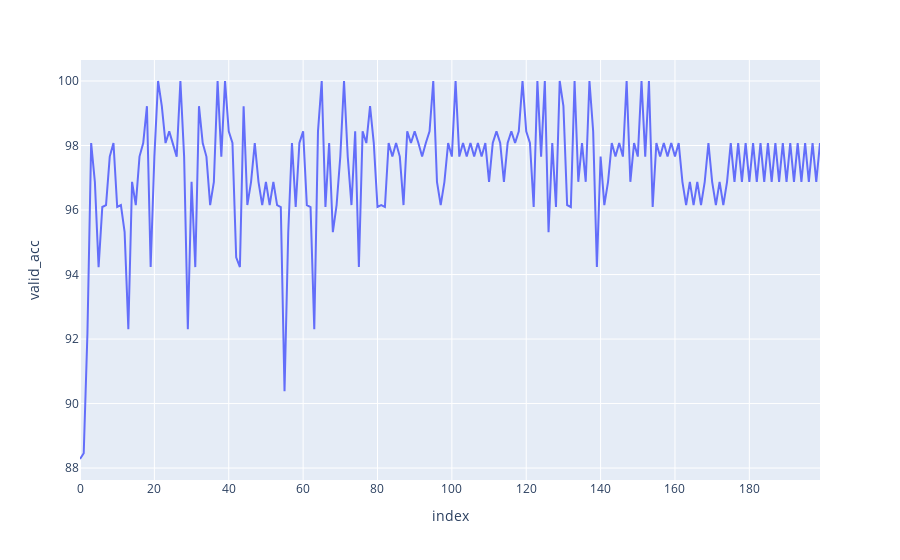

The notebook cell saved with this chart:
### Code cell
from typing import Callable


model = DigitsLogistic()
opt = optim.Adam(model.parameters(), lr=lr)
epochs = 100

def fit(
  model: nn.Module,
  opt: optim.Adam,
  epochs: int,
  loss_func: Callable,
  train_dl: TensorDataset,
  valid_dl: TensorDataset,
):

  valid_losses = []
  valid_accs = []
  
  for epoch in range(epochs):
    for X_curr, y_curr in train_dl:
      y_pred_curr = model(X_curr)
      loss = loss_func(y_pred_curr, y_curr)

      loss.backward()
      opt.step()
      opt.zero_grad()

    for X_val_curr, y_val_curr in valid_dl:
      valid_loss = float(loss_func(model(X_val_curr), y_val_curr))
      valid_losses.append(valid_loss)

      acc_loss = accuracy(model(X_val_curr), y_val_curr)
      valid_accs.append(acc_loss)

    print(
      f"Epoch {epoch}: Val Loss {np.mean(valid_losses):.2f}, "
      f"Val Acc: {np.mean(valid_accs):.2f}"
    )

  df = pd.DataFrame({"valid_loss": valid_losses, "valid_acc": valid_accs})
  px.line(df, y="valid_acc").show()

fit(model, opt, epochs, loss_func, train_dl, valid_dl)

### Figure 1 — Plotly figure (JSON) as saved in the notebook; plotly's stock layout.template omitted (floating-point values rounded to 4 significant figures; data arrays with more than 128 entries replaced by an {"elided": "..."} marker saying what was removed)
{"data": [{"hovertemplate": "index=%{x}<br>valid_acc=%{y}<extra></extra>", "legendgroup": "", "line": {"color": "#636efa", "dash": "solid"}, "marker": {"symbol": "circle"}, "mode": "lines", "name": "", "orientation": "v", "showlegend": false, "type": "scatter", "x": {"elided": "200 int values"}, "xaxis": "x", "y": {"elided": "200 float values"}, "yaxis": "y"}], "layout": {"legend": {"tracegroupgap": 0}, "margin": {"t": 60}, "xaxis": {"anchor": "y", "domain": [0, 1], "title": {"text": "index"}}, "yaxis": {"anchor": "x", "domain": [0, 1], "title": {"text": "valid_acc"}}}}
